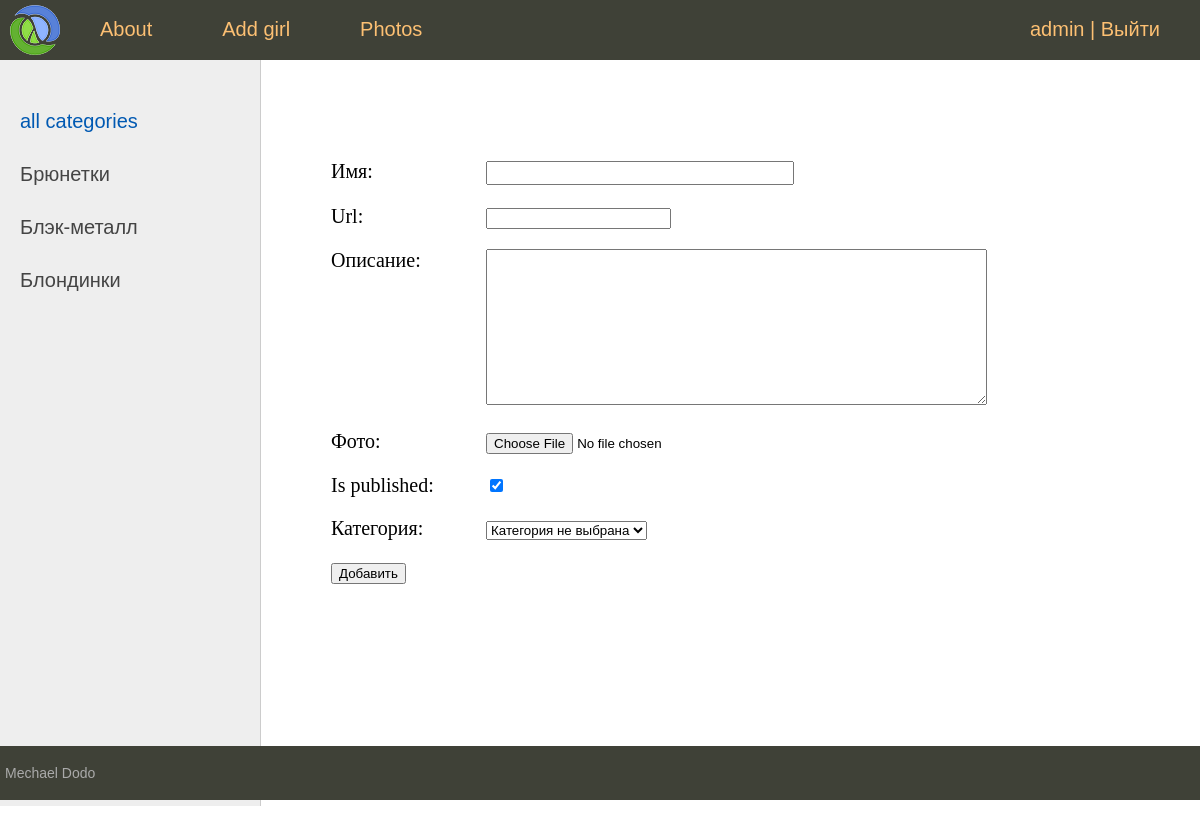
The app's page /new_girl/ (signed in) with its own data.
### beautido_app/models.py (models this page shows)
class Category(models.Model):
    title = models.CharField(max_length=100, db_index=True)
    slug = models.SlugField(max_length=255, unique=True, db_index=True)
    def __str__(self):
        return self.title
    def get_absolute_url(self):
        return reverse('show_the_category', args=[self.slug, ])

### beautido_app/views.py (the view)
# urls.py: path('new_girl/', AddGirl.as_view(), name='add_girl'),
class AddGirl(LoginRequiredMixin, DataMixin, CreateView):
    form_class = AddGirlForm
    template_name = 'beautido_app/add_girl.html'
    success_url = reverse_lazy('home')
    login_url = reverse_lazy('home')
    def get_context_data(self, **kwargs):
        context = super().get_context_data(**kwargs)
        context_mix = self.get_user_context(title='Добавить девушку')
        return dict(list(context.items()) + list(context_mix.items()))

### beautido_app/forms.py (shortened to what this page needs)
class AddGirlForm(forms.ModelForm):
    def __init__(self, *args, **kwargs):
        super().__init__(*args, **kwargs)
        self.fields['category'].empty_label = 'Категория не выбрана'
    class Meta:
        model = Girl
        fields = ['title', 'slug', 'content', 'photo', 'is_published', 'category']   #'__all__'
        widgets = {
            'title': forms.TextInput(attrs={'class': 'form-input', }),
            'content': forms.Textarea(attrs={'cols': 60, 'rows': 10}),
        }

### beautido_app/templatetags/beautido_app_tags.py (called while the page is built)
@register.inclusion_tag('beautido_app/list_categories.html')
def show_categories(sort=None, cat_selected=0):
    if not sort:
        categories = Category.objects.annotate(Count('girls'))
    else:
        categories = Category.objects.order_by(sort)
    return {'categories': categories, 'cat_selected': cat_selected}

### beautido_app/utils.py (called while the page is built)
    def get_user_context(self, **kwargs):
        context = kwargs
        user_menu = menu.copy()
        if not self.request.user.is_authenticated:
            user_menu.pop(1)
        context['menu'] = user_menu
        if 'cat_selected' not in context:
            context['cat_selected'] = 0
        return context

### beautido_app/templates/beautido_app/add_girl.html (shortened to what this page needs)
{% extends 'beautido_app/base.html' %}
{% block content %}
    <form action="{% url 'add_girl' %}" method="post" enctype="multipart/form-data">
        {% for f in form %}
            <p>
                <label class="form-label" for="{{ f.id_for_label }}">{{ f.label }}:</label>
                {{ f }}
            </p>
        {% endfor %}
        <button type="submit">Добавить</button>
    </form>
{% endblock content %}

### beautido_app/templates/beautido_app/base.html (shortened to what this page needs)
{% load static %}
{% load beautido_app_tags %}
<!DOCTYPE html>
<html lang="en">
<head>
    <link type="text/css" href="{% static 'beautido_app/css/styles.css' %}" rel="stylesheet">
</head>
<body>
    <table class="table-page" border=0 cellpadding="0" cellspacing="0">
        <tr><td valign=top>
            {% block mainmenu %}
                <div class="header">
                    <ul id="mainmenu" class="mainmenu">
                        <li class="logo"><a href="{% url 'home' %}"><div class="logo"></div></a></li>
                        {% for m in menu %}
                                <li><a href="{% url m.url_name %}">{{m.title}}</a></li>
                        {% endfor %}
                        {% if request.user.is_authenticated %}
                            <li class="last">{{ user.username }} | <a href="{% url 'logout' %}">Выйти</a> </li>
                        {% else %}
                            <li class="last"><a href="{% url 'register' %}">Регистрация</a> | <a href="{% url 'login' %}">Войти</a></li>
                        {% endif %}
                    </ul>
                </div>
            {% endblock mainmenu %}
            <table class="table-content" border=0 cellpadding="0" cellspacing="0">
            <tr>
                <td valign="top" class="left-chapters">
                    <ul id="leftchapters">
                        {% if cat_selected == 0 %}
                            <li class="selected">all categories</li>
                        {% else %}
                            <li><a href="{% url 'home' %}">all categories</a></li>
                        {% endif %}
                        {% show_categories sort='-title' cat_selected=cat_selected %}
                    </ul>
                </td>
                <td valign="top" class="content">
                    <div class="content-text">
                        {% block content %}
                        {% endblock content %}
                    </div>
                </td>
            </tr>
    </table>
    <tr><td valign=top>
        <div id="footer">
            <p>Mechael Dodo</p>
        </div>
    </td></tr>
    </table>
</body>
</html>

### beautido_app/templates/beautido_app/list_categories.html (shortened to what this page needs)
{% for category in categories %}
        {% if cat_selected == category.slug %}
            <li class="selected">{{ category.title }}</li>
        {% else %}
            <li><a href="{{ category.get_absolute_url }}">{{ category.title }}</a></li>
        {% endif %}
{% endfor %}

### beautido_app/static/beautido_app/css/styles.css (style rules this page uses)
html, body { font-family: 'Arial'; margin: 0; padding: 0; height: 100%; width: 100%; color: #444; }
a { color: #0059b2; text-decoration: none; }
.table-page { width: 100%; height: 100%; vertical-align: top; }
.table-page tr { height: 100%; }
.header { background: #3F4137; height: 60px; }
.logo { background: url('../images/logo.png') no-repeat 10px 5px; width: 70px; height: 60px; }
ul.mainmenu { list-style: none; margin: 0; padding: 0; height: 60px; color: #fdc073; font-size: 20px; overflow: hidden; }
ul.mainmenu li { float: left; margin: 18px 40px 0 30px; }
ul.mainmenu li.logo { margin: 0; }
ul.mainmenu li.last { float: right; }
ul.mainmenu li a { color: #fdc073; text-decoration: none; }
.table-content { width: 100%; min-height: 100%; height: 100%; }
.left-chapters { margin: 0; background: #eee; border-right: 1px solid #ccc; min-height: 100%; }
.left-chapters ul { width: 230px; min-height: 100%; margin: 0; padding: 20px 10px 10px 20px; list-style: none; font-size: 20px; }
.left-chapters ul li { margin: 30px 0 0 0; color: #999; }
.left-chapters ul li.selected { color: #0059b2; }
.left-chapters ul li a { color: #444; text-decoration: none; }
.content { padding: 40px 20px 20px 40px; width: 100%; box-sizing: border-box; }
.content-text { margin: 60px 0 0 30px; color: #000; font-size: 20px; font-family: Yandex Sans Display Light; }
#footer { box-sizing: border-box; background: #3F4137; padding: 5px; color: #aaa; font-size: 14px; font-family: Verdana, Geneva, Arial, Helvetica; text-align: left; overflow: hidden; }
.form-input { width: 300px; font-size: 16px; }
.form-label { display: inline-block; min-width: 150px; vertical-align: top; }

### records on screen
Category: title "Брюнетки"
Category: title "Блэк-металл"
Category: title "Блондинки"

### other values on screen
{{ m.title }} "About" "Add girl" "Photos"
{{ user.username }} "admin"
{{ f.label }} "Имя" "Url" "Описание" "Фото" "Is published" "Категория"
